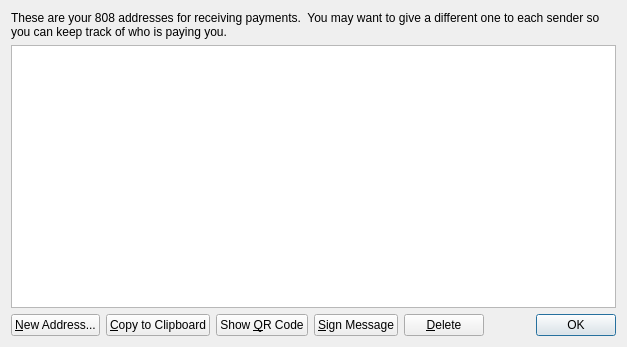
<?xml version="1.0" encoding="UTF-8"?>
<ui version="4.0">
 <class>AddressBookPage</class>
 <widget class="QWidget" name="AddressBookPage">
  <property name="geometry">
   <rect>
    <x>0</x>
    <y>0</y>
    <width>627</width>
    <height>347</height>
   </rect>
  </property>
  <property name="windowTitle">
   <string>Address Book</string>
  </property>
  <layout class="QVBoxLayout" name="verticalLayout">
   <item>
    <widget class="QLabel" name="labelExplanation">
     <property name="text">
      <string>These are your 808 addresses for receiving payments.  You may want to give a different one to each sender so you can keep track of who is paying you.</string>
     </property>
     <property name="textFormat">
      <enum>Qt::AutoText</enum>
     </property>
     <property name="wordWrap">
      <bool>true</bool>
     </property>
    </widget>
   </item>
   <item>
    <widget class="QTableView" name="tableView">
     <property name="toolTip">
      <string>Double-click to edit address or label</string>
     </property>
     <property name="alternatingRowColors">
      <bool>true</bool>
     </property>
     <property name="selectionMode">
      <enum>QAbstractItemView::SingleSelection</enum>
     </property>
     <property name="selectionBehavior">
      <enum>QAbstractItemView::SelectRows</enum>
     </property>
     <property name="sortingEnabled">
      <bool>true</bool>
     </property>
     <attribute name="verticalHeaderVisible">
      <bool>false</bool>
     </attribute>
    </widget>
   </item>
   <item>
    <layout class="QHBoxLayout" name="horizontalLayout">
     <item>
      <widget class="QPushButton" name="newAddressButton">
       <property name="toolTip">
        <string>Create a new address</string>
       </property>
       <property name="text">
        <string>&amp;New Address...</string>
       </property>
       <property name="icon">
        <iconset resource="../bitcoin.qrc">
         <normaloff>:/icons/add</normaloff>:/icons/add</iconset>
       </property>
      </widget>
     </item>
     <item>
      <widget class="QPushButton" name="copyToClipboard">
       <property name="toolTip">
        <string>Copy the currently selected address to the system clipboard</string>
       </property>
       <property name="text">
        <string>&amp;Copy to Clipboard</string>
       </property>
       <property name="icon">
        <iconset resource="../bitcoin.qrc">
         <normaloff>:/icons/editcopy</normaloff>:/icons/editcopy</iconset>
       </property>
      </widget>
     </item>
     <item>
      <widget class="QPushButton" name="showQRCode">
       <property name="text">
        <string>Show &amp;QR Code</string>
       </property>
       <property name="icon">
        <iconset resource="../bitcoin.qrc">
         <normaloff>:/images/qrcode</normaloff>:/images/qrcode</iconset>
       </property>
      </widget>
     </item>
     <item>
      <widget class="QPushButton" name="signMessage">
       <property name="toolTip">
        <string>Sign a message to prove you own this address</string>
       </property>
       <property name="text">
        <string>&amp;Sign Message</string>
       </property>
       <property name="icon">
        <iconset resource="../bitcoin.qrc">
         <normaloff>:/icons/edit</normaloff>:/icons/edit</iconset>
       </property>
      </widget>
     </item>
     <item>
      <widget class="QPushButton" name="deleteButton">
       <property name="toolTip">
        <string>Delete the currently selected address from the list. Only sending addresses can be deleted.</string>
       </property>
       <property name="text">
        <string>&amp;Delete</string>
       </property>
       <property name="icon">
        <iconset resource="../bitcoin.qrc">
         <normaloff>:/icons/remove</normaloff>:/icons/remove</iconset>
       </property>
      </widget>
     </item>
     <item>
      <spacer name="horizontalSpacer">
       <property name="orientation">
        <enum>Qt::Horizontal</enum>
       </property>
       <property name="sizeHint" stdset="0">
        <size>
         <width>40</width>
         <height>20</height>
        </size>
       </property>
      </spacer>
     </item>
     <item>
      <widget class="QDialogButtonBox" name="buttonBox">
       <property name="sizePolicy">
        <sizepolicy hsizetype="Maximum" vsizetype="Fixed">
         <horstretch>0</horstretch>
         <verstretch>0</verstretch>
        </sizepolicy>
       </property>
       <property name="standardButtons">
        <set>QDialogButtonBox::Ok</set>
       </property>
      </widget>
     </item>
    </layout>
   </item>
  </layout>
 </widget>
 <resources>
  <include location="../bitcoin.qrc"/>
 </resources>
 <connections/>
</ui>
